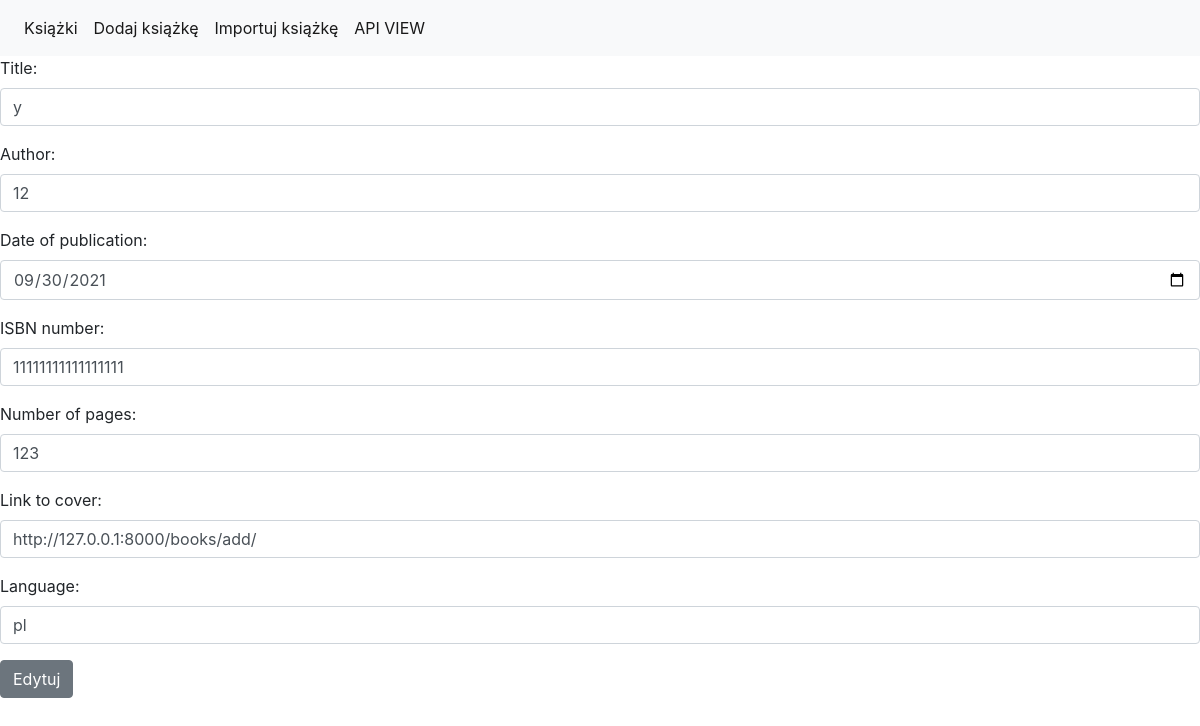
The page /books/edit/2/ on the database as committed earlier.
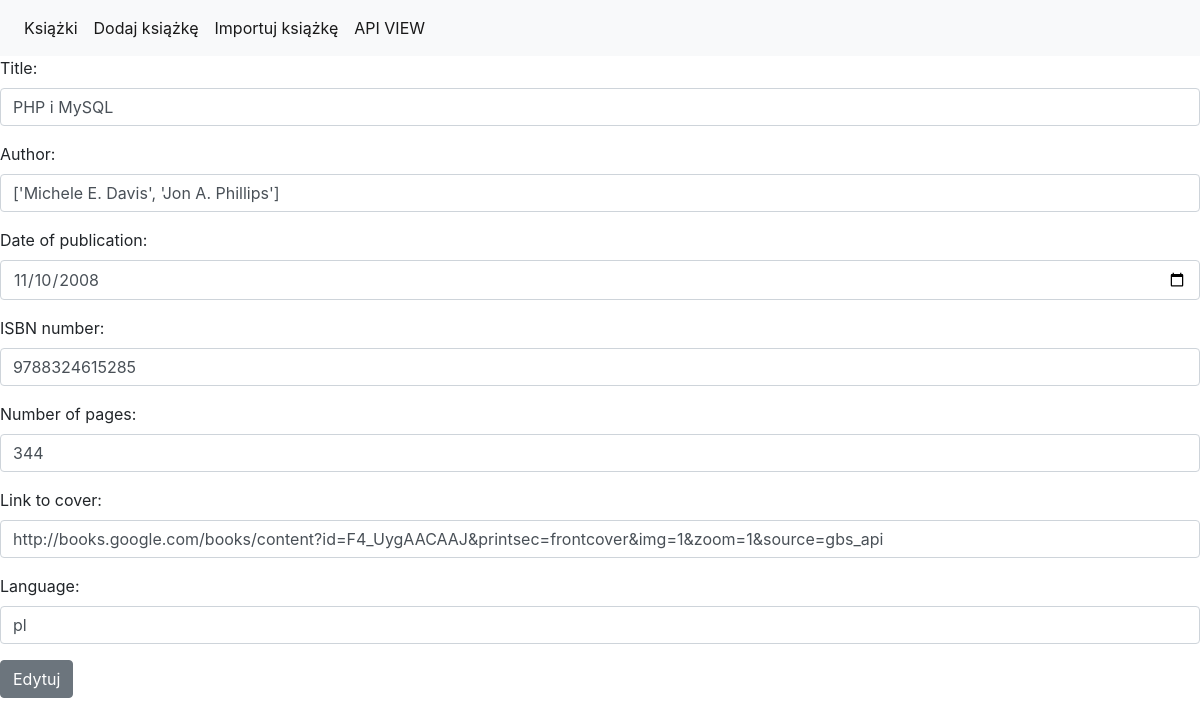
The same page on the database as committed later.
### book/models.py (models this page shows, shortened)
class Book(models.Model):
    title = models.CharField(max_length=32)
    author = models.CharField(max_length=64, null=True)
    date_of_publication = models.DateField(null=True)
    ISBN_number = models.CharField(max_length=17, null=True)
    number_of_pages = models.IntegerField(blank=True, null=True)
    link_to_cover = models.URLField(max_length=200, blank=True, null=True)
    language = models.CharField(max_length=32, null=True)

### book/views.py (the view)
# urls.py: path('edit/<int:pk>/', book.edit_book, name="edit"),
def edit_book(request, pk):
    book = get_object_or_404(Book,
                             pk=pk)
    form = BookForm(instance=book)
    if request.POST:
        form = BookForm(request.POST, instance=book)
        if form.is_valid():
            form.save()
            return redirect("index")
    return render(request, "edit_book.html",
                  context={"form": form})

### book/forms.py
class BookForm(forms.ModelForm):
    class Meta:
        model = Book
        fields = '__all__'
        widgets = {"title": forms.widgets.TextInput(attrs={"class": "form-control"}),
                   "author": forms.widgets.TextInput(attrs={"class": "form-control"}),
                   "date_of_publication": forms.widgets.DateInput(attrs={"class": "form-control", "type": "date"}),
                   "ISBN_number": forms.widgets.TextInput(attrs={"class": "form-control"}),
                   "number_of_pages": forms.widgets.TextInput(attrs={"class": "form-control"}),
                   "link_to_cover": forms.widgets.TextInput(attrs={"class": "form-control"}),
                   "language": forms.widgets.TextInput(attrs={"class": "form-control"}), }

### templates/edit_book.html (shortened to what this page needs)
{% extends 'base.html' %}
{% block body %}
    <form action="." method="post">
{{ form.as_p }}
    <button type="submit" class="btn btn-secondary">Edytuj</button>
    </form>
{% endblock %}

Rows that differ between the two databases and show on the page:
changed Book "pl": title "y" → "PHP i MySQL"; author "12" → "['Michele E. Davis', 'Jon A. Phillips']"; date_of_publication "09/30/2021" → "11/10/2008"; ISBN_number "11111111111111111" → "9788324615285"; number_of_pages "123" → "344"; link_to_cover "http://127.0.0.1:8000/books/add/" → "http://books.google.com/books/content?id=F4_UygAACAAJ&printsec=frontcover&img=1&zoom=1&source=gbs_api"
